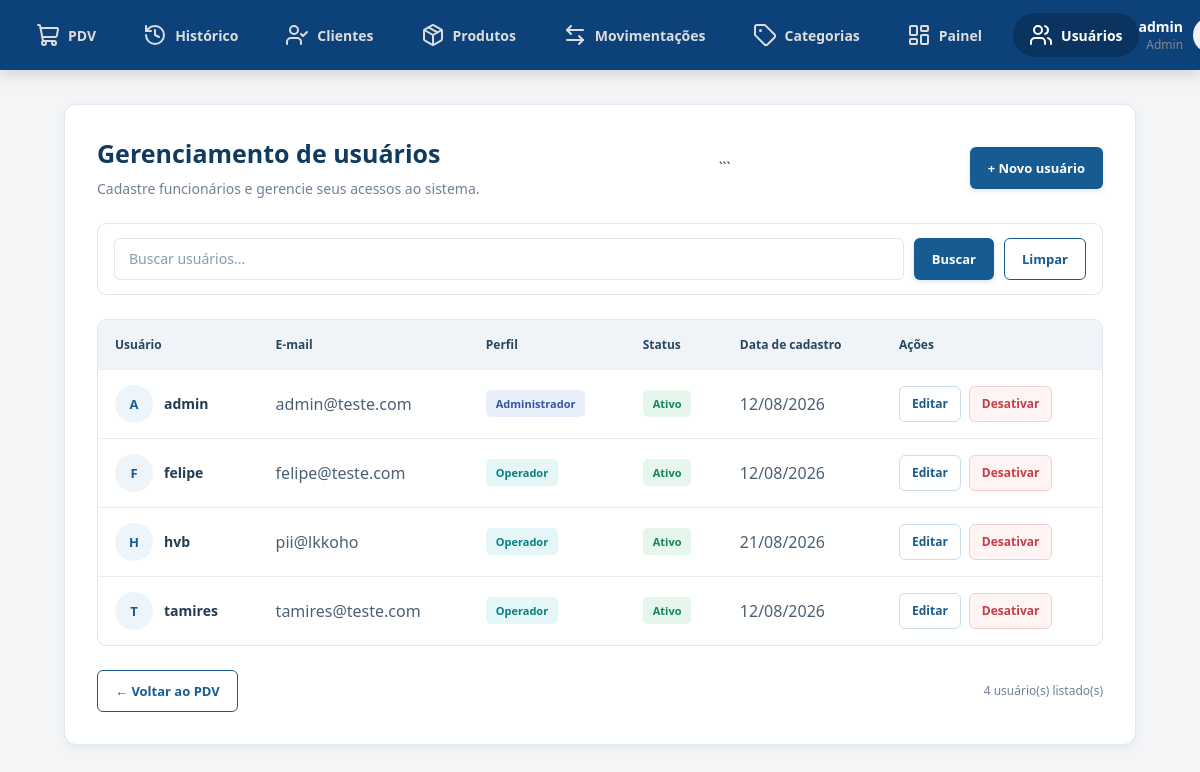
/usuarios/ (signed in), run on the app's committed database.
### app/models/usuarios.py (models this page shows)
class Usuario(Base):
    __tablename__ = "usuarios"
    id = Column(Integer, primary_key=True, autoincrement=True)
    nome = Column(String(100), nullable=False)
    email = Column(String(150), unique=True, nullable=False)
    senha_hash = Column(String(255), nullable=False)
    role = Column(String(20), nullable=False, default="operador")
    ativo = Column(Boolean, default=True)
    criando_em = Column(DateTime, server_default=func.now())

### app/controllers/usuario_controller.py (the view)
@router.get("/")
def listar_usuarios(
    request: Request,
    db: Session = Depends(get_db),
    admin = Depends(get_admin)  # bloqueia quem não é admin
):
    usuarios = db.query(Usuario).order_by(Usuario.nome).all()
    return templates.TemplateResponse(
        request,
        "usuarios/index.html",
        {
            "request": request,
            "usuario": admin,   # dados de quem está logado (para navbar)
            "usuarios": usuarios  # lista para exibir na tabela
        }
    )

### app/templates/usuarios/index.html (shortened to what this page needs)
<escape>{% extends "base.html" %}
{% block styles %}
<link rel="stylesheet" href="/static/usuarios-css/index.css">
{% endblock %}
{% block content %}
<section class="content-card">
    <div class="page-header">
        <div>
            <h1>Gerenciamento de usuários</h1>
            <p>Cadastre funcionários e gerencie seus acessos ao sistema.</p>
        </div>
```
    <a href="/usuarios/novo" class="btn btn-primary">
        + Novo usuário
    </a>
</div>
<form method="get" action="/usuarios/" class="filter-bar">
    <input
        type="search"
        name="busca"
        placeholder="Buscar usuários..."
        value="{{ request.query_params.get('busca', '') }}"
        aria-label="Buscar usuários"
    >
    <button type="submit" class="btn btn-primary">Buscar</button>
    <a href="/usuarios/" class="btn btn-outline">Limpar</a>
</form>
<div class="table-wrapper">
    <table>
        <thead>
            <tr>
                <th>Usuário</th>
                <th>E-mail</th>
                <th>Perfil</th>
                <th>Status</th>
                <th>Data de cadastro</th>
                <th class="actions-heading">Ações</th>
            </tr>
        </thead>
        <tbody>
            {% for item in usuarios %}
            <tr>
                <td>
                    <div class="person-cell">
                        <div class="person-avatar">
                            {{ item.nome[:1]|upper }}
                        </div>
                        <strong>{{ item.nome }}</strong>
                    </div>
                </td>
                <td>{{ item.email }}</td>
                <td>
                    <span class="role-badge {{ 'role-admin' if item.role == 'admin' else 'role-operator' }}">
                        {{ 'Administrador' if item.role == 'admin' else 'Operador' }}
                    </span>
                </td>
                <td>
                    <span class="status-badge {{ 'status-active' if item.ativo else 'status-inactive' }}">
                        {{ 'Ativo' if item.ativo else 'Inativo' }}
                    </span>
                </td>
                <td>
                    {{ item.criando_em.strftime('%d/%m/%Y') if item.criando_em else '—' }}
                </td>
                <td>
                    <div class="actions">
                        <a
                            href="/usuarios/{{ item.id }}/editar"
                            class="btn-action edit"
                            title="Editar usuário"
                        >
                            Editar
                        </a>
                        <form method="post" action="/usuarios/{{ item.id }}/toggle-ativo" onsubmit="return confirm({{ ('Deseja realmente desativar este usuário?' if item.ativo else 'Deseja realmente ativar este usuário?') | tojson }});" >
                            <button
                                type="submit"
                                class="btn-action {{ 'deactivate' if item.ativo else 'activate' }}"
                            >
                                {{ 'Desativar' if item.ativo else 'Ativar' }}
                            </button>
                        </form>
                    </div>
                </td>
            </tr>
            {% endfor %}
        </tbody>
    </table>
</div>
<div class="page-footer">
    <a href="/pdv/" class="btn btn-outline">← Voltar ao PDV</a>
    <span>{{ usuarios|length }} usuário(s) listado(s)</span>
</div>
</section>
{% endblock %}</escape>

### app/static/style.css (style rules this page uses)
* { margin: 0; padding: 0; box-sizing: border-box; font-family: 'Segoe UI', Tahoma, Geneva, Verdana, sans-serif; }
body, html { width: 100%; height: 100%; background-color: #e5e5e5; }

### app/static/usuarios-css/index.css (style rules this page uses)
:root { --azul: #165b91; --azul-escuro: #103b60; --azul-hover: #124b78; --fundo: #f3f5f7; --branco: #ffffff; --texto: #243b53; --texto-secundario: #718096; --borda: #dfe6ee; --verde: #16845b; --vermelho: #c43d48; }
* { box-sizing: border-box; }
body { margin: 0; background: var(--fundo); color: var(--texto); font-family: Arial, Helvetica, sans-serif; font-size: 14px; }
.content-card { width: 100%; min-width: 0; padding: 32px; background: var(--branco); border: 1px solid var(--borda); border-radius: 12px; box-shadow: 0 3px 10px rgba(16, 45, 74, 0.06); }
.page-header { display: flex; align-items: center; justify-content: space-between; gap: 20px; margin-bottom: 24px; }
.page-header h1 { margin: 0 0 8px; color: var(--azul-escuro); font-size: 25px; font-weight: 700; line-height: 1.3; }
.page-header p { margin: 0; color: var(--texto-secundario); font-size: 14px; line-height: 1.5; }
.btn { min-height: 42px; padding: 0 17px; display: inline-flex; align-items: center; justify-content: center; gap: 8px; border: 1px solid transparent; border-radius: 6px; font-family: inherit; font-size: 13px; font-weight: 600; text-decoration: none; white-space: nowrap; cursor: pointer; transition: background 0.2s, border-color 0.2s; }
.btn-primary { background: var(--azul); color: var(--branco); box-shadow: 0 2px 5px rgba(22, 91, 145, 0.15); }
.btn-outline { border-color: var(--azul); background: var(--branco); color: var(--azul); }
.filter-bar { display: flex; align-items: center; gap: 10px; margin-bottom: 24px; padding: 14px 16px; border: 1px solid var(--borda); border-radius: 9px; background: var(--branco); }
.filter-bar input { flex: 1; min-width: 0; height: 42px; padding: 0 14px; border: 1px solid var(--borda); border-radius: 6px; outline: none; background: var(--branco); color: var(--texto); font-family: inherit; font-size: 14px; }
.filter-bar input::placeholder { color: #8b9bad; }
.table-wrapper { width: 100%; overflow-x: auto; border: 1px solid var(--borda); border-radius: 9px; background: var(--branco); }
table { width: 100%; border-collapse: collapse; text-align: left; }
thead { background: #f0f3f7; }
th { padding: 16px 17px; color: #29465f; font-size: 12px; font-weight: 700; white-space: nowrap; }
td { padding: 15px 17px; border-top: 1px solid #e8edf2; color: #4b6074; vertical-align: middle; }
tbody tr { transition: background 0.15s ease; }
.person-cell { display: flex; align-items: center; gap: 11px; color: var(--texto); white-space: nowrap; }
.person-cell strong { font-size: 14px; }
.person-avatar { width: 38px; height: 38px; display: flex; align-items: center; justify-content: center; flex-shrink: 0; border-radius: 50%; background: #edf4fa; color: var(--azul); font-size: 13px; font-weight: 700; }
.role-badge, .status-badge { display: inline-block; padding: 6px 10px; border-radius: 5px; font-size: 11px; font-weight: 700; white-space: nowrap; }
.role-admin { background: #e9eefb; color: #3555a0; }
.role-operator { background: #e4f6f6; color: #087f83; }
.status-active { background: #e5f6ed; color: var(--verde); }
.actions { display: flex; align-items: center; gap: 8px; }
.actions form { display: inline-flex; margin: 0; }
.btn-action { min-height: 36px; padding: 0 12px; display: inline-flex; align-items: center; justify-content: center; border: 1px solid transparent; border-radius: 6px; font-family: inherit; font-size: 12px; font-weight: 600; text-decoration: none; cursor: pointer; white-space: nowrap; }
.edit { border-color: #cbddec; background: #ffffff; color: var(--azul); }
.deactivate { border-color: #f4cece; background: #fff4f4; color: var(--vermelho); }
.page-footer { display: flex; align-items: center; justify-content: space-between; gap: 12px; margin-top: 24px; }
.page-footer span { color: var(--texto-secundario); font-size: 12px; }

### data on the page
Usuario: nome "A", nome "admin", email "admin@teste.com", role "Administrador", ativo "Ativo", criando_em "12/08/2026", ativo "Desativar"
Usuario: nome "F", nome "felipe", email "felipe@teste.com", role "Operador", ativo "Ativo", criando_em "12/08/2026", ativo "Desativar"
Usuario: nome "H", nome "hvb", email "pii@lkkoho", role "Operador", ativo "Ativo", criando_em "21/08/2026", ativo "Desativar"
Usuario: nome "T", nome "tamires", email "tamires@teste.com", role "Operador", ativo "Ativo", criando_em "12/08/2026", ativo "Desativar"

### other printed values
{{ usuario.nome if usuario else 'Administrador' }} "admin"
{{ usuario.role|capitalize if usuario else 'Admin' }} "Admin"
{{ usuarios|length }} "4"
